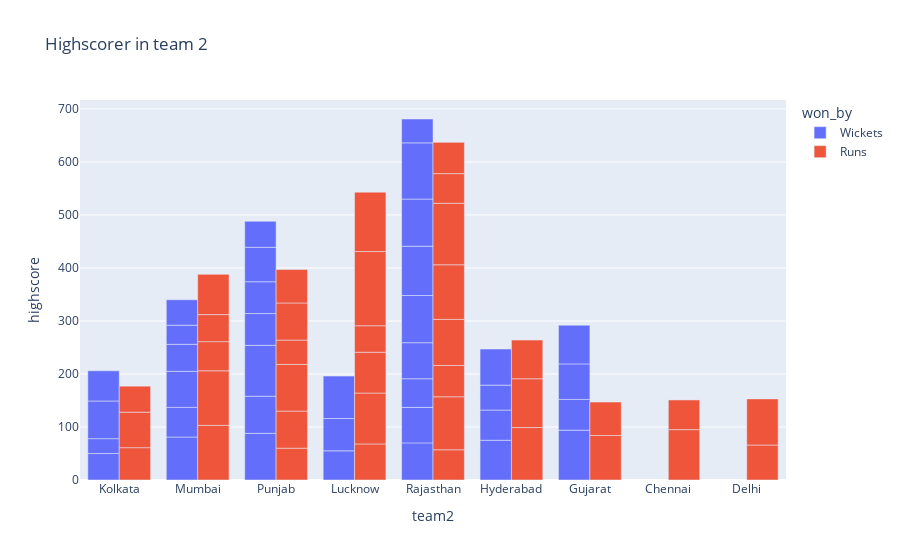

Here is the notebook cell this chart was saved with:
### Markdown cell above
* Highscorer in team 2

### Code cell
#highscorers in team2 group
hs_wbt2 = px.bar(
    ipl, x='team2', y='highscore', color='won_by', barmode="group",
    hover_name="top_scorer",title="Highscorer in team 2 ", labels='center'
    )
hs_wbt2.show()

### Figure 1 — Plotly figure (JSON) as saved in the notebook; plotly's stock layout.template omitted (floating-point values rounded to 4 significant figures)
{"data": [{"alignmentgroup": "True", "hovertemplate": "<b>%{hovertext}</b><br><br>won_by=Wickets<br>team2=%{x}<br>highscore=%{y}<extra></extra>", "hovertext": ["MS Dhoni", "Ishan Kishan", "Faf du Plessis", "Deepak Hooda", "Sherfane Rutherford", "Quinton de Kock", "Andre Russell", "Jos Buttler", "Pat Cummins", "Quinton de Kock", "Shubman Gill", "Abhishek Sharma", "Suryakumar Yadav", "Kane Williamson", "Rahul Tripathi", "Liam Livingstone", "David Miller", "David Warner", "Tilak Varma", "Abhishek Sharma", "W. Saha", "Nitish Rana", "Virat Kohli", "Jos Buttler", "Sanju Samson", "Sai Sudharsan", "Yashasvi Jaiswal", "Mitchell Marsh", "MS Dhoni", "W. Saha", "Virat Kohli", "Moeen Ali", "Ishan Kishan", "Liam Livingstone", "Jos Buttler", "Jos Buttler", "Shubman Gill"], "legendgroup": "Wickets", "marker": {"color": "#636efa", "pattern": {"shape": ""}}, "name": "Wickets", "offsetgroup": "Wickets", "orientation": "v", "showlegend": true, "textposition": "auto", "type": "bar", "x": ["Kolkata", "Mumbai", "Punjab", "Lucknow", "Kolkata", "Lucknow", "Punjab", "Rajasthan", "Mumbai", "Lucknow", "Punjab", "Hyderabad", "Mumbai", "Hyderabad", "Kolkata", "Punjab", "Gujarat", "Punjab", "Mumbai", "Hyderabad", "Hyderabad", "Kolkata", "Gujarat", "Rajasthan", "Rajasthan", "Punjab", "Rajasthan", "Rajasthan", "Mumbai", "Gujarat", "Gujarat", "Rajasthan", "Mumbai", "Punjab", "Rajasthan", "Rajasthan", "Rajasthan"], "xaxis": "x", "y": [50, 81, 88, 55, 28, 61, 70, 70, 56, 80, 96, 75, 68, 57, 71, 60, 94, 60, 51, 47, 68, 57, 58, 67, 54, 65, 68, 89, 36, 67, 73, 93, 48, 49, 89, 106, 45], "yaxis": "y"}, {"alignmentgroup": "True", "hovertemplate": "<b>%{hovertext}</b><br><br>won_by=Runs<br>team2=%{x}<br>highscore=%{y}<extra></extra>", "hovertext": ["Aiden Markram", "Jos Buttler", "Shubman Gill", "Liam Livingstone", "KL Rahul", "David Warner", "Shimron Hetmyer", "Shivam Dube", "Shikhar Dhawan", "Hardik Pandya", "KL Rahul", "Dinesh Karthik", "Jos Buttler", "Faf du Plessis", "Jos Buttler", "Hardik Pandya", "KL Rahul", "Shikhar Dhawan", "Riyan Parag", "Quinton de Kock", "KL Rahul", "Ruturaj Gaikwad", "Devon Conway", "David Warner", "W. Saha", "Quinton de Kock", "Faf du Plessis", "Devon Conway", "Ishan Kishan", "Shubman Gill", "Liam Livingstone", "Andre Russell", "Deepak Hooda", "Mitchell Marsh", "Rahul Tripathi", "Quinton de Kock", "Rajat Patidar"], "legendgroup": "Runs", "marker": {"color": "#EF553B", "pattern": {"shape": ""}}, "name": "Runs", "offsetgroup": "Runs", "orientation": "v", "showlegend": true, "textposition": "auto", "type": "bar", "x": ["Rajasthan", "Rajasthan", "Gujarat", "Punjab", "Lucknow", "Kolkata", "Rajasthan", "Chennai", "Punjab", "Rajasthan", "Mumbai", "Delhi", "Rajasthan", "Lucknow", "Rajasthan", "Kolkata", "Mumbai", "Punjab", "Rajasthan", "Punjab", "Lucknow", "Hyderabad", "Chennai", "Hyderabad", "Mumbai", "Lucknow", "Hyderabad", "Delhi", "Mumbai", "Gujarat", "Punjab", "Kolkata", "Rajasthan", "Punjab", "Mumbai", "Lucknow", "Lucknow"], "xaxis": "x", "y": [57, 100, 84, 60, 68, 61, 59, 95, 70, 87, 103, 66, 103, 96, 116, 67, 103, 88, 56, 46, 77, 99, 56, 92, 55, 50, 73, 87, 51, 63, 70, 49, 59, 63, 76, 140, 112], "yaxis": "y"}], "layout": {"barmode": "group", "legend": {"title": {"text": "won_by"}, "tracegroupgap": 0}, "title": {"text": "Highscorer in team 2 "}, "xaxis": {"anchor": "y", "domain": [0, 1], "title": {"text": "team2"}}, "yaxis": {"anchor": "x", "domain": [0, 1], "title": {"text": "highscore"}}}}
